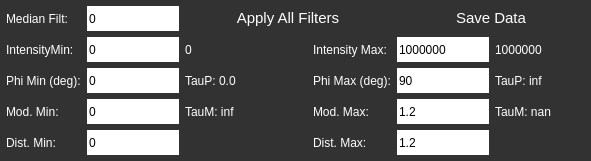
   <widget class="QFrame" name="PictureFrame">
    <property name="geometry">
     <rect>
      <x>570</x>
      <y>460</y>
      <width>591</width>
      <height>161</height>
     </rect>
    </property>
    <property name="styleSheet">
     <string notr="true">border:1px;
background-color: rgb(50,50,50);
</string>
    </property>
    <property name="frameShape">
     <enum>QFrame::StyledPanel</enum>
    </property>
    <property name="frameShadow">
     <enum>QFrame::Plain</enum>
    </property>
    <layout class="QVBoxLayout" name="verticalLayout_2">
     <property name="leftMargin">
      <number>0</number>
     </property>
     <property name="topMargin">
      <number>0</number>
     </property>
     <property name="rightMargin">
      <number>0</number>
     </property>
     <property name="bottomMargin">
      <number>0</number>
     </property>
     <item>
      <layout class="QGridLayout" name="gridLayout_2">
       <property name="leftMargin">
        <number>6</number>
       </property>
       <property name="topMargin">
        <number>6</number>
       </property>
       <property name="rightMargin">
        <number>6</number>
       </property>
       <property name="bottomMargin">
        <number>6</number>
       </property>
       <item row="3" column="4">
        <widget class="QLabel" name="label_16">
         <property name="styleSheet">
          <string notr="true">color: #FFFFFF</string>
         </property>
         <property name="text">
          <string>Mod. Max:</string>
         </property>
        </widget>
       </item>
       <item row="4" column="1">
        <widget class="QLineEdit" name="frac_min">
         <property name="sizePolicy">
          <sizepolicy hsizetype="Expanding" vsizetype="Fixed">
           <horstretch>0</horstretch>
           <verstretch>0</verstretch>
          </sizepolicy>
         </property>
         <property name="minimumSize">
          <size>
           <width>0</width>
           <height>25</height>
          </size>
         </property>
         <property name="styleSheet">
          <string notr="true">background: white</string>
         </property>
         <property name="text">
          <string>0</string>
         </property>
        </widget>
       </item>
       <item row="4" column="5">
        <widget class="QLineEdit" name="frac_max">
         <property name="sizePolicy">
          <sizepolicy hsizetype="Expanding" vsizetype="Fixed">
           <horstretch>0</horstretch>
           <verstretch>0</verstretch>
          </sizepolicy>
         </property>
         <property name="minimumSize">
          <size>
           <width>0</width>
           <height>25</height>
          </size>
         </property>
         <property name="styleSheet">
          <string notr="true">background: white</string>
         </property>
         <property name="text">
          <string>1.2</string>
         </property>
        </widget>
       </item>
       <item row="3" column="5">
        <widget class="QLineEdit" name="M_max">
         <property name="sizePolicy">
          <sizepolicy hsizetype="Expanding" vsizetype="Fixed">
           <horstretch>0</horstretch>
           <verstretch>0</verstretch>
          </sizepolicy>
         </property>
         <property name="minimumSize">
          <size>
           <width>0</width>
           <height>25</height>
          </size>
         </property>
         <property name="styleSheet">
          <string notr="true">background: white</string>
         </property>
         <property name="text">
          <string>1.2</string>
         </property>
        </widget>
       </item>
       <item row="3" column="1">
        <widget class="QLineEdit" name="M_min">
         <property name="sizePolicy">
          <sizepolicy hsizetype="Expanding" vsizetype="Fixed">
           <horstretch>0</horstretch>
           <verstretch>0</verstretch>
          </sizepolicy>
         </property>
         <property name="minimumSize">
          <size>
           <width>0</width>
           <height>25</height>
          </size>
         </property>
         <property name="styleSheet">
          <string notr="true">background: white</string>
         </property>
         <property name="text">
          <string>0</string>
         </property>
        </widget>
       </item>
       <item row="4" column="4">
        <widget class="QLabel" name="label_19">
         <property name="styleSheet">
          <string notr="true">color: #FFFFFF</string>
         </property>
         <property name="text">
          <string>Dist. Max:</string>
         </property>
        </widget>
       </item>
       <item row="3" column="2">
        <widget class="QLabel" name="TauMMinLabel">
         <property name="styleSheet">
          <string notr="true">color: #FFFFFF</string>
         </property>
         <property name="text">
          <string>TauM: inf</string>
         </property>
        </widget>
       </item>
       <item row="4" column="0">
        <widget class="QLabel" name="label_18">
         <property name="sizePolicy">
          <sizepolicy hsizetype="Preferred" vsizetype="Expanding">
           <horstretch>0</horstretch>
           <verstretch>0</verstretch>
          </sizepolicy>
         </property>
         <property name="styleSheet">
          <string notr="true">color: #FFFFFF</string>
         </property>
         <property name="text">
          <string>Dist. Min:</string>
         </property>
        </widget>
       </item>
       <item row="3" column="0">
        <widget class="QLabel" name="label_10">
         <property name="sizePolicy">
          <sizepolicy hsizetype="Preferred" vsizetype="Expanding">
           <horstretch>0</horstretch>
           <verstretch>0</verstretch>
          </sizepolicy>
         </property>
         <property name="styleSheet">
          <string notr="true">color: #FFFFFF</string>
         </property>
         <property name="text">
          <string>Mod. Min:</string>
         </property>
        </widget>
       </item>
       <item row="3" column="6">
        <widget class="QLabel" name="TauMMaxLabel">
         <property name="styleSheet">
          <string notr="true">color: #FFFFFF
</string>
         </property>
         <property name="text">
          <string>TauM: nan</string>
         </property>
        </widget>
       </item>
       <item row="2" column="6">
        <widget class="QLabel" name="TauPMaxLabel">
         <property name="minimumSize">
          <size>
           <width>90</width>
           <height>0</height>
          </size>
         </property>
         <property name="styleSheet">
          <string notr="true">color: #FFFFFF</string>
         </property>
         <property name="text">
          <string>TauP: inf</string>
         </property>
        </widget>
       </item>
       <item row="2" column="5">
        <widget class="QLineEdit" name="Phi_max">
         <property name="sizePolicy">
          <sizepolicy hsizetype="Expanding" vsizetype="Fixed">
           <horstretch>0</horstretch>
           <verstretch>0</verstretch>
          </sizepolicy>
         </property>
         <property name="minimumSize">
          <size>
           <width>0</width>
           <height>25</height>
          </size>
         </property>
         <property name="styleSheet">
          <string notr="true">background: white</string>
         </property>
         <property name="text">
          <string>90</string>
         </property>
        </widget>
       </item>
       <item row="2" column="4">
        <widget class="QLabel" name="label_15">
         <property name="styleSheet">
          <string notr="true">color: #FFFFFF</string>
         </property>
         <property name="text">
          <string>Phi Max (deg):</string>
         </property>
        </widget>
       </item>
       <item row="2" column="3">
        <spacer name="horizontalSpacer">
         <property name="orientation">
          <enum>Qt::Horizontal</enum>
         </property>
         <property name="sizeType">
          <enum>QSizePolicy::Expanding</enum>
         </property>
         <property name="sizeHint" stdset="0">
          <size>
           <width>40</width>
           <height>20</height>
          </size>
         </property>
        </spacer>
       </item>
       <item row="2" column="2">
        <widget class="QLabel" name="TauPMinLabel">
         <property name="minimumSize">
          <size>
           <width>90</width>
           <height>0</height>
          </size>
         </property>
         <property name="styleSheet">
          <string notr="true">color: #FFFFFF</string>
         </property>
         <property name="text">
          <string>TauP: 0.0</string>
         </property>
        </widget>
       </item>
       <item row="2" column="1">
        <widget class="QLineEdit" name="Phi_min">
         <property name="sizePolicy">
          <sizepolicy hsizetype="Expanding" vsizetype="Fixed">
           <horstretch>0</horstretch>
           <verstretch>0</verstretch>
          </sizepolicy>
         </property>
         <property name="minimumSize">
          <size>
           <width>0</width>
           <height>25</height>
          </size>
         </property>
         <property name="styleSheet">
          <string notr="true">background: white</string>
         </property>
         <property name="text">
          <string>0</string>
         </property>
        </widget>
       </item>
       <item row="2" column="0">
        <widget class="QLabel" name="label_9">
         <property name="sizePolicy">
          <sizepolicy hsizetype="Preferred" vsizetype="Expanding">
           <horstretch>0</horstretch>
           <verstretch>0</verstretch>
          </sizepolicy>
         </property>
         <property name="styleSheet">
          <string notr="true">color: #FFFFFF</string>
         </property>
         <property name="text">
          <string>Phi Min (deg):</string>
         </property>
        </widget>
       </item>
       <item row="1" column="6">
        <widget class="QLabel" name="ThreshMaxLabel">
         <property name="styleSheet">
          <string notr="true">color: #FFFFFF</string>
         </property>
         <property name="text">
          <string>1000000</string>
         </property>
        </widget>
       </item>
       <item row="1" column="5">
        <widget class="QLineEdit" name="IntensityMax">
         <property name="sizePolicy">
          <sizepolicy hsizetype="Expanding" vsizetype="Fixed">
           <horstretch>0</horstretch>
           <verstretch>0</verstretch>
          </sizepolicy>
         </property>
         <property name="minimumSize">
          <size>
           <width>0</width>
           <height>25</height>
          </size>
         </property>
         <property name="styleSheet">
          <string notr="true">background: white</string>
         </property>
         <property name="text">
          <string>1000000</string>
         </property>
        </widget>
       </item>
       <item row="1" column="4">
        <widget class="QLabel" name="label_14">
         <property name="styleSheet">
          <string notr="true">color: #FFFFFF</string>
         </property>
         <property name="text">
          <string>Intensity Max:</string>
         </property>
        </widget>
       </item>
       <item row="1" column="2">
        <widget class="QLabel" name="ThreshMinLabel">
         <property name="styleSheet">
          <string notr="true">color: #FFFFFF</string>
         </property>
         <property name="text">
          <string>0</string>
         </property>
        </widget>
       </item>
       <item row="1" column="1">
        <widget class="QLineEdit" name="IntensityMin">
         <property name="sizePolicy">
          <sizepolicy hsizetype="Expanding" vsizetype="Fixed">
           <horstretch>0</horstretch>
           <verstretch>0</verstretch>
          </sizepolicy>
         </property>
         <property name="minimumSize">
          <size>
           <width>0</width>
           <height>25</height>
          </size>
         </property>
         <property name="styleSheet">
          <string notr="true">background: white</string>
         </property>
         <property name="text">
          <string>0</string>
         </property>
        </widget>
       </item>
       <item row="1" column="0">
        <widget class="QLabel" name="label_8">
         <property name="sizePolicy">
          <sizepolicy hsizetype="Preferred" vsizetype="Expanding">
           <horstretch>0</horstretch>
           <verstretch>0</verstretch>
          </sizepolicy>
         </property>
         <property name="styleSheet">
          <string notr="true">color: #FFFFFF</string>
         </property>
         <property name="text">
          <string>IntensityMin:</string>
         </property>
        </widget>
       </item>
       <item row="0" column="5" colspan="2">
        <widget class="QPushButton" name="SaveData">
         <property name="sizePolicy">
          <sizepolicy hsizetype="Minimum" vsizetype="Fixed">
           <horstretch>0</horstretch>
           <verstretch>0</verstretch>
          </sizepolicy>
         </property>
         <property name="minimumSize">
          <size>
           <width>0</width>
           <height>0</height>
          </size>
         </property>
         <property name="styleSheet">
          <string notr="true">QPushButton{

            border: 4px solid '#4aa3d1';
            background: '#4aa3d1';
            color: white;
            font-family: 'Helvetica';
            font-size: 15px;
            padding: 0px 0;
            margin-top: 0px
}
QPushButton:hover{
	background: '#173953';
     border: 4px solid '#173953'
}</string>
         </property>
         <property name="text">
          <string>Save Data</string>
         </property>
        </widget>
       </item>
       <item row="0" column="2" colspan="3">
        <widget class="QPushButton" name="ApplyFilter">
         <property name="sizePolicy">
          <sizepolicy hsizetype="Minimum" vsizetype="Fixed">
           <horstretch>0</horstretch>
           <verstretch>0</verstretch>
          </sizepolicy>
         </property>
         <property name="minimumSize">
          <size>
           <width>0</width>
           <height>0</height>
          </size>
         </property>
         <property name="styleSheet">
          <string notr="true">QPushButton{

            border: 4px solid '#4aa3d1';
            background: '#4aa3d1';
            color: white;
            font-family: 'Helvetica';
            font-size: 15px;
            padding: 0px 0;
            margin-top: 0px
}
QPushButton:hover{
	background: '#173953';
     border: 4px solid '#173953'
}</string>
         </property>
         <property name="text">
          <string>Apply All Filters</string>
         </property>
        </widget>
       </item>
       <item row="0" column="1">
        <widget class="QLineEdit" name="Filters">
         <property name="sizePolicy">
          <sizepolicy hsizetype="Expanding" vsizetype="Fixed">
           <horstretch>0</horstretch>
           <verstretch>0</verstretch>
          </sizepolicy>
         </property>
         <property name="minimumSize">
          <size>
           <width>0</width>
           <height>25</height>
          </size>
         </property>
         <property name="styleSheet">
          <string notr="true">background: white</string>
         </property>
         <property name="text">
          <string>0</string>
         </property>
        </widget>
       </item>
       <item row="0" column="0">
        <widget class="QLabel" name="label_12">
         <property name="sizePolicy">
          <sizepolicy hsizetype="Preferred" vsizetype="Expanding">
           <horstretch>0</horstretch>
           <verstretch>0</verstretch>
          </sizepolicy>
         </property>
         <property name="styleSheet">
          <string notr="true">color: #FFFFFF</string>
         </property>
         <property name="text">
          <string>Median Filt:</string>
         </property>
        </widget>
       </item>
      </layout>
     </item>
    </layout>
   </widget>
